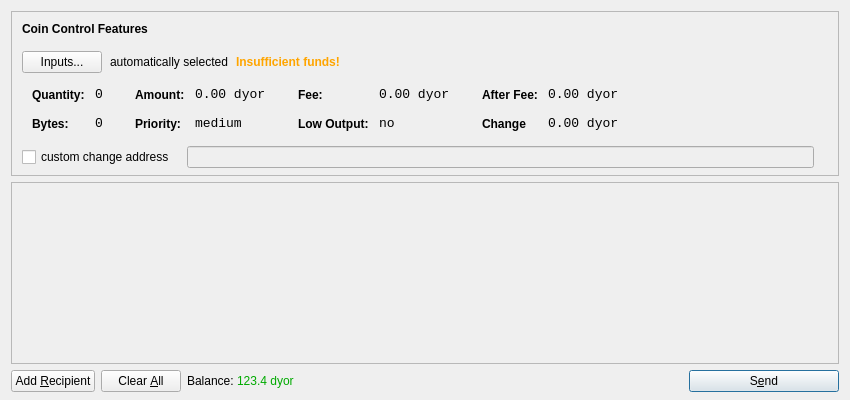
<?xml version="1.0" encoding="UTF-8"?>
<ui version="4.0">
 <class>SendCoinsDialog</class>
 <widget class="QDialog" name="SendCoinsDialog">
  <property name="geometry">
   <rect>
    <x>0</x>
    <y>0</y>
    <width>850</width>
    <height>400</height>
   </rect>
  </property>
  <property name="windowTitle">
   <string>Send Coins</string>
  </property>
  <property name="styleSheet">
   <string notr="true"/>
  </property>
  <layout class="QVBoxLayout" name="verticalLayout" stretch="0,1,0">
   <property name="bottomMargin">
    <number>8</number>
   </property>
   <item>
    <widget class="QFrame" name="frameCoinControl">
     <property name="sizePolicy">
      <sizepolicy hsizetype="Expanding" vsizetype="Expanding">
       <horstretch>0</horstretch>
       <verstretch>0</verstretch>
      </sizepolicy>
     </property>
     <property name="maximumSize">
      <size>
       <width>16777215</width>
       <height>16777215</height>
      </size>
     </property>
     <property name="frameShape">
      <enum>QFrame::StyledPanel</enum>
     </property>
     <property name="frameShadow">
      <enum>QFrame::Sunken</enum>
     </property>
     <layout class="QVBoxLayout" name="verticalLayoutCoinControl2">
      <property name="spacing">
       <number>6</number>
      </property>
      <property name="leftMargin">
       <number>0</number>
      </property>
      <property name="topMargin">
       <number>0</number>
      </property>
      <property name="rightMargin">
       <number>0</number>
      </property>
      <property name="bottomMargin">
       <number>6</number>
      </property>
      <item>
       <layout class="QVBoxLayout" name="verticalLayoutCoinControl" stretch="0,0,0,0,1">
        <property name="spacing">
         <number>0</number>
        </property>
        <property name="leftMargin">
         <number>10</number>
        </property>
        <property name="topMargin">
         <number>10</number>
        </property>
        <item>
         <layout class="QHBoxLayout" name="horizontalLayoutCoinControl1">
          <property name="bottomMargin">
           <number>15</number>
          </property>
          <item>
           <widget class="QLabel" name="labelCoinControlFeatures">
            <property name="sizePolicy">
             <sizepolicy hsizetype="Preferred" vsizetype="Maximum">
              <horstretch>0</horstretch>
              <verstretch>0</verstretch>
             </sizepolicy>
            </property>
            <property name="font">
             <font>
              <weight>75</weight>
              <bold>true</bold>
             </font>
            </property>
            <property name="styleSheet">
             <string notr="true">font-weight:bold;</string>
            </property>
            <property name="text">
             <string>Coin Control Features</string>
            </property>
           </widget>
          </item>
         </layout>
        </item>
        <item>
         <layout class="QHBoxLayout" name="horizontalLayoutCoinControl2" stretch="0,0,0,0">
          <property name="spacing">
           <number>8</number>
          </property>
          <property name="bottomMargin">
           <number>10</number>
          </property>
          <item>
           <widget class="QPushButton" name="pushButtonCoinControl">
            <property name="styleSheet">
             <string notr="true"/>
            </property>
            <property name="text">
             <string>Inputs...</string>
            </property>
           </widget>
          </item>
          <item>
           <widget class="QLabel" name="labelCoinControlAutomaticallySelected">
            <property name="text">
             <string>automatically selected</string>
            </property>
            <property name="margin">
             <number>5</number>
            </property>
           </widget>
          </item>
          <item>
           <widget class="QLabel" name="labelCoinControlInsuffFunds">
            <property name="font">
             <font>
              <weight>75</weight>
              <bold>true</bold>
             </font>
            </property>
            <property name="styleSheet">
             <string notr="true">color:orange;font-weight:bold;</string>
            </property>
            <property name="text">
             <string>Insufficient funds!</string>
            </property>
            <property name="margin">
             <number>5</number>
            </property>
           </widget>
          </item>
          <item>
           <spacer name="horizontalSpacerCoinControl">
            <property name="orientation">
             <enum>Qt::Horizontal</enum>
            </property>
            <property name="sizeHint" stdset="0">
             <size>
              <width>40</width>
              <height>1</height>
             </size>
            </property>
           </spacer>
          </item>
         </layout>
        </item>
        <item>
         <widget class="QWidget" name="widgetCoinControl" native="true">
          <property name="sizePolicy">
           <sizepolicy hsizetype="Preferred" vsizetype="Preferred">
            <horstretch>0</horstretch>
            <verstretch>0</verstretch>
           </sizepolicy>
          </property>
          <property name="minimumSize">
           <size>
            <width>0</width>
            <height>0</height>
           </size>
          </property>
          <property name="styleSheet">
           <string notr="true"/>
          </property>
          <layout class="QHBoxLayout" name="horizontalLayoutCoinControl5">
           <property name="leftMargin">
            <number>0</number>
           </property>
           <property name="topMargin">
            <number>0</number>
           </property>
           <property name="rightMargin">
            <number>0</number>
           </property>
           <property name="bottomMargin">
            <number>0</number>
           </property>
           <item>
            <layout class="QHBoxLayout" name="horizontalLayoutCoinControl3" stretch="0,0,0,1">
             <property name="spacing">
              <number>20</number>
             </property>
             <property name="topMargin">
              <number>0</number>
             </property>
             <property name="bottomMargin">
              <number>10</number>
             </property>
             <item>
              <layout class="QFormLayout" name="formLayoutCoinControl1">
               <property name="horizontalSpacing">
                <number>10</number>
               </property>
               <property name="verticalSpacing">
                <number>14</number>
               </property>
               <property name="leftMargin">
                <number>10</number>
               </property>
               <property name="topMargin">
                <number>4</number>
               </property>
               <property name="rightMargin">
                <number>6</number>
               </property>
               <item row="0" column="0">
                <widget class="QLabel" name="labelCoinControlQuantityText">
                 <property name="styleSheet">
                  <string notr="true">font-weight:bold;</string>
                 </property>
                 <property name="text">
                  <string>Quantity:</string>
                 </property>
                 <property name="margin">
                  <number>0</number>
                 </property>
                </widget>
               </item>
               <item row="0" column="1">
                <widget class="QLabel" name="labelCoinControlQuantity">
                 <property name="font">
                  <font>
                   <family>Monospace</family>
                   <pointsize>10</pointsize>
                  </font>
                 </property>
                 <property name="cursor">
                  <cursorShape>IBeamCursor</cursorShape>
                 </property>
                 <property name="contextMenuPolicy">
                  <enum>Qt::ActionsContextMenu</enum>
                 </property>
                 <property name="text">
                  <string>0</string>
                 </property>
                 <property name="margin">
                  <number>0</number>
                 </property>
                 <property name="textInteractionFlags">
                  <set>Qt::LinksAccessibleByMouse|Qt::TextSelectableByKeyboard|Qt::TextSelectableByMouse</set>
                 </property>
                </widget>
               </item>
               <item row="1" column="0">
                <widget class="QLabel" name="labelCoinControlBytesText">
                 <property name="styleSheet">
                  <string notr="true">font-weight:bold;</string>
                 </property>
                 <property name="text">
                  <string>Bytes:</string>
                 </property>
                </widget>
               </item>
               <item row="1" column="1">
                <widget class="QLabel" name="labelCoinControlBytes">
                 <property name="font">
                  <font>
                   <family>Monospace</family>
                   <pointsize>10</pointsize>
                  </font>
                 </property>
                 <property name="cursor">
                  <cursorShape>IBeamCursor</cursorShape>
                 </property>
                 <property name="contextMenuPolicy">
                  <enum>Qt::ActionsContextMenu</enum>
                 </property>
                 <property name="text">
                  <string>0</string>
                 </property>
                 <property name="textInteractionFlags">
                  <set>Qt::LinksAccessibleByMouse|Qt::TextSelectableByKeyboard|Qt::TextSelectableByMouse</set>
                 </property>
                </widget>
               </item>
              </layout>
             </item>
             <item>
              <layout class="QFormLayout" name="formLayoutCoinControl2">
               <property name="horizontalSpacing">
                <number>10</number>
               </property>
               <property name="verticalSpacing">
                <number>14</number>
               </property>
               <property name="leftMargin">
                <number>6</number>
               </property>
               <property name="topMargin">
                <number>4</number>
               </property>
               <property name="rightMargin">
                <number>6</number>
               </property>
               <item row="0" column="0">
                <widget class="QLabel" name="labelCoinControlAmountText">
                 <property name="styleSheet">
                  <string notr="true">font-weight:bold;</string>
                 </property>
                 <property name="text">
                  <string>Amount:</string>
                 </property>
                 <property name="margin">
                  <number>0</number>
                 </property>
                </widget>
               </item>
               <item row="0" column="1">
                <widget class="QLabel" name="labelCoinControlAmount">
                 <property name="font">
                  <font>
                   <family>Monospace</family>
                   <pointsize>10</pointsize>
                  </font>
                 </property>
                 <property name="cursor">
                  <cursorShape>IBeamCursor</cursorShape>
                 </property>
                 <property name="contextMenuPolicy">
                  <enum>Qt::ActionsContextMenu</enum>
                 </property>
                 <property name="text">
                  <string>0.00 dyor</string>
                 </property>
                 <property name="textInteractionFlags">
                  <set>Qt::LinksAccessibleByMouse|Qt::TextSelectableByKeyboard|Qt::TextSelectableByMouse</set>
                 </property>
                </widget>
               </item>
               <item row="1" column="0">
                <widget class="QLabel" name="labelCoinControlPriorityText">
                 <property name="styleSheet">
                  <string notr="true">font-weight:bold;</string>
                 </property>
                 <property name="text">
                  <string>Priority:</string>
                 </property>
                </widget>
               </item>
               <item row="1" column="1">
                <widget class="QLabel" name="labelCoinControlPriority">
                 <property name="font">
                  <font>
                   <family>Monospace</family>
                   <pointsize>10</pointsize>
                  </font>
                 </property>
                 <property name="cursor">
                  <cursorShape>IBeamCursor</cursorShape>
                 </property>
                 <property name="contextMenuPolicy">
                  <enum>Qt::ActionsContextMenu</enum>
                 </property>
                 <property name="text">
                  <string>medium</string>
                 </property>
                 <property name="textInteractionFlags">
                  <set>Qt::LinksAccessibleByMouse|Qt::TextSelectableByKeyboard|Qt::TextSelectableByMouse</set>
                 </property>
                </widget>
               </item>
              </layout>
             </item>
             <item>
              <layout class="QFormLayout" name="formLayoutCoinControl3">
               <property name="horizontalSpacing">
                <number>10</number>
               </property>
               <property name="verticalSpacing">
                <number>14</number>
               </property>
               <property name="leftMargin">
                <number>6</number>
               </property>
               <property name="topMargin">
                <number>4</number>
               </property>
               <property name="rightMargin">
                <number>6</number>
               </property>
               <item row="0" column="0">
                <widget class="QLabel" name="labelCoinControlFeeText">
                 <property name="styleSheet">
                  <string notr="true">font-weight:bold;</string>
                 </property>
                 <property name="text">
                  <string>Fee:</string>
                 </property>
                 <property name="margin">
                  <number>0</number>
                 </property>
                </widget>
               </item>
               <item row="0" column="1">
                <widget class="QLabel" name="labelCoinControlFee">
                 <property name="font">
                  <font>
                   <family>Monospace</family>
                   <pointsize>10</pointsize>
                  </font>
                 </property>
                 <property name="cursor">
                  <cursorShape>IBeamCursor</cursorShape>
                 </property>
                 <property name="contextMenuPolicy">
                  <enum>Qt::ActionsContextMenu</enum>
                 </property>
                 <property name="text">
                  <string>0.00 dyor</string>
                 </property>
                 <property name="textInteractionFlags">
                  <set>Qt::LinksAccessibleByMouse|Qt::TextSelectableByKeyboard|Qt::TextSelectableByMouse</set>
                 </property>
                </widget>
               </item>
               <item row="1" column="0">
                <widget class="QLabel" name="labelCoinControlLowOutputText">
                 <property name="styleSheet">
                  <string notr="true">font-weight:bold;</string>
                 </property>
                 <property name="text">
                  <string>Low Output:</string>
                 </property>
                </widget>
               </item>
               <item row="1" column="1">
                <widget class="QLabel" name="labelCoinControlLowOutput">
                 <property name="font">
                  <font>
                   <family>Monospace</family>
                   <pointsize>10</pointsize>
                  </font>
                 </property>
                 <property name="cursor">
                  <cursorShape>IBeamCursor</cursorShape>
                 </property>
                 <property name="contextMenuPolicy">
                  <enum>Qt::ActionsContextMenu</enum>
                 </property>
                 <property name="text">
                  <string>no</string>
                 </property>
                 <property name="textInteractionFlags">
                  <set>Qt::LinksAccessibleByMouse|Qt::TextSelectableByKeyboard|Qt::TextSelectableByMouse</set>
                 </property>
                </widget>
               </item>
              </layout>
             </item>
             <item>
              <layout class="QFormLayout" name="formLayoutCoinControl4">
               <property name="horizontalSpacing">
                <number>10</number>
               </property>
               <property name="verticalSpacing">
                <number>14</number>
               </property>
               <property name="leftMargin">
                <number>6</number>
               </property>
               <property name="topMargin">
                <number>4</number>
               </property>
               <property name="rightMargin">
                <number>6</number>
               </property>
               <item row="0" column="0">
                <widget class="QLabel" name="labelCoinControlAfterFeeText">
                 <property name="styleSheet">
                  <string notr="true">font-weight:bold;</string>
                 </property>
                 <property name="text">
                  <string>After Fee:</string>
                 </property>
                 <property name="margin">
                  <number>0</number>
                 </property>
                </widget>
               </item>
               <item row="0" column="1">
                <widget class="QLabel" name="labelCoinControlAfterFee">
                 <property name="font">
                  <font>
                   <family>Monospace</family>
                   <pointsize>10</pointsize>
                  </font>
                 </property>
                 <property name="cursor">
                  <cursorShape>IBeamCursor</cursorShape>
                 </property>
                 <property name="contextMenuPolicy">
                  <enum>Qt::ActionsContextMenu</enum>
                 </property>
                 <property name="text">
                  <string>0.00 dyor</string>
                 </property>
                 <property name="textInteractionFlags">
                  <set>Qt::LinksAccessibleByMouse|Qt::TextSelectableByKeyboard|Qt::TextSelectableByMouse</set>
                 </property>
                </widget>
               </item>
               <item row="1" column="0">
                <widget class="QLabel" name="labelCoinControlChangeText">
                 <property name="styleSheet">
                  <string notr="true">font-weight:bold;</string>
                 </property>
                 <property name="text">
                  <string>Change</string>
                 </property>
                </widget>
               </item>
               <item row="1" column="1">
                <widget class="QLabel" name="labelCoinControlChange">
                 <property name="font">
                  <font>
                   <family>Monospace</family>
                   <pointsize>10</pointsize>
                  </font>
                 </property>
                 <property name="cursor">
                  <cursorShape>IBeamCursor</cursorShape>
                 </property>
                 <property name="contextMenuPolicy">
                  <enum>Qt::ActionsContextMenu</enum>
                 </property>
                 <property name="text">
                  <string>0.00 dyor</string>
                 </property>
                 <property name="textInteractionFlags">
                  <set>Qt::LinksAccessibleByMouse|Qt::TextSelectableByKeyboard|Qt::TextSelectableByMouse</set>
                 </property>
                </widget>
               </item>
              </layout>
             </item>
            </layout>
           </item>
          </layout>
         </widget>
        </item>
        <item>
         <layout class="QHBoxLayout" name="horizontalLayoutCoinControl4" stretch="0,0,0">
          <property name="spacing">
           <number>12</number>
          </property>
          <property name="sizeConstraint">
           <enum>QLayout::SetDefaultConstraint</enum>
          </property>
          <property name="topMargin">
           <number>5</number>
          </property>
          <property name="rightMargin">
           <number>5</number>
          </property>
          <item>
           <widget class="QCheckBox" name="checkBoxCoinControlChange">
            <property name="text">
             <string>custom change address</string>
            </property>
           </widget>
          </item>
          <item>
           <widget class="QLineEdit" name="lineEditCoinControlChange">
            <property name="enabled">
             <bool>false</bool>
            </property>
            <property name="sizePolicy">
             <sizepolicy hsizetype="Expanding" vsizetype="Fixed">
              <horstretch>0</horstretch>
              <verstretch>0</verstretch>
             </sizepolicy>
            </property>
            <property name="styleSheet">
             <string notr="true"/>
            </property>
           </widget>
          </item>
          <item>
           <widget class="QLabel" name="labelCoinControlChangeLabel">
            <property name="sizePolicy">
             <sizepolicy hsizetype="Preferred" vsizetype="Expanding">
              <horstretch>0</horstretch>
              <verstretch>0</verstretch>
             </sizepolicy>
            </property>
            <property name="minimumSize">
             <size>
              <width>0</width>
              <height>0</height>
             </size>
            </property>
            <property name="text">
             <string/>
            </property>
            <property name="margin">
             <number>3</number>
            </property>
           </widget>
          </item>
         </layout>
        </item>
        <item>
         <spacer name="verticalSpacerCoinControl">
          <property name="orientation">
           <enum>Qt::Vertical</enum>
          </property>
          <property name="sizeHint" stdset="0">
           <size>
            <width>800</width>
            <height>1</height>
           </size>
          </property>
         </spacer>
        </item>
       </layout>
      </item>
     </layout>
    </widget>
   </item>
   <item>
    <widget class="QScrollArea" name="scrollArea">
     <property name="widgetResizable">
      <bool>true</bool>
     </property>
     <widget class="QWidget" name="scrollAreaWidgetContents">
      <property name="geometry">
       <rect>
        <x>0</x>
        <y>0</y>
        <width>828</width>
        <height>162</height>
       </rect>
      </property>
      <layout class="QVBoxLayout" name="verticalLayout_2">
       <property name="leftMargin">
        <number>0</number>
       </property>
       <property name="topMargin">
        <number>0</number>
       </property>
       <property name="rightMargin">
        <number>0</number>
       </property>
       <property name="bottomMargin">
        <number>0</number>
       </property>
       <item>
        <layout class="QVBoxLayout" name="entries">
         <property name="spacing">
          <number>6</number>
         </property>
        </layout>
       </item>
       <item>
        <spacer name="verticalSpacer">
         <property name="orientation">
          <enum>Qt::Vertical</enum>
         </property>
         <property name="sizeHint" stdset="0">
          <size>
           <width>20</width>
           <height>40</height>
          </size>
         </property>
        </spacer>
       </item>
      </layout>
     </widget>
    </widget>
   </item>
   <item>
    <layout class="QHBoxLayout" name="horizontalLayout">
     <item>
      <widget class="QPushButton" name="addButton">
       <property name="toolTip">
        <string>Send to multiple recipients at once</string>
       </property>
       <property name="styleSheet">
        <string notr="true"/>
       </property>
       <property name="text">
        <string>Add &amp;Recipient</string>
       </property>
       <property name="icon">
        <iconset resource="../bitcoin.qrc">
         <normaloff>:/icons/add</normaloff>:/icons/add</iconset>
       </property>
       <property name="autoDefault">
        <bool>false</bool>
       </property>
      </widget>
     </item>
     <item>
      <widget class="QPushButton" name="clearButton">
       <property name="sizePolicy">
        <sizepolicy hsizetype="Minimum" vsizetype="Fixed">
         <horstretch>0</horstretch>
         <verstretch>0</verstretch>
        </sizepolicy>
       </property>
       <property name="toolTip">
        <string>Remove all transaction fields</string>
       </property>
       <property name="styleSheet">
        <string notr="true"/>
       </property>
       <property name="text">
        <string>Clear &amp;All</string>
       </property>
       <property name="icon">
        <iconset resource="../bitcoin.qrc">
         <normaloff>:/icons/remove</normaloff>:/icons/remove</iconset>
       </property>
       <property name="autoRepeatDelay">
        <number>300</number>
       </property>
       <property name="autoDefault">
        <bool>false</bool>
       </property>
      </widget>
     </item>
     <item>
      <layout class="QHBoxLayout" name="horizontalLayout_2">
       <property name="spacing">
        <number>3</number>
       </property>
       <item>
        <widget class="QLabel" name="label">
         <property name="sizePolicy">
          <sizepolicy hsizetype="Preferred" vsizetype="Fixed">
           <horstretch>0</horstretch>
           <verstretch>0</verstretch>
          </sizepolicy>
         </property>
         <property name="text">
          <string>Balance:</string>
         </property>
        </widget>
       </item>
       <item>
        <widget class="QLabel" name="labelBalance">
         <property name="sizePolicy">
          <sizepolicy hsizetype="Preferred" vsizetype="Fixed">
           <horstretch>0</horstretch>
           <verstretch>0</verstretch>
          </sizepolicy>
         </property>
         <property name="cursor">
          <cursorShape>IBeamCursor</cursorShape>
         </property>
         <property name="styleSheet">
          <string notr="true">color: rgb(0, 170, 0);</string>
         </property>
         <property name="text">
          <string>123.4 dyor</string>
         </property>
         <property name="textInteractionFlags">
          <set>Qt::LinksAccessibleByMouse|Qt::TextSelectableByKeyboard|Qt::TextSelectableByMouse</set>
         </property>
        </widget>
       </item>
      </layout>
     </item>
     <item>
      <spacer name="horizontalSpacer">
       <property name="orientation">
        <enum>Qt::Horizontal</enum>
       </property>
       <property name="sizeHint" stdset="0">
        <size>
         <width>40</width>
         <height>20</height>
        </size>
       </property>
      </spacer>
     </item>
     <item>
      <widget class="QPushButton" name="sendButton">
       <property name="minimumSize">
        <size>
         <width>150</width>
         <height>0</height>
        </size>
       </property>
       <property name="toolTip">
        <string>Confirm the send action</string>
       </property>
       <property name="styleSheet">
        <string notr="true"/>
       </property>
       <property name="text">
        <string>S&amp;end</string>
       </property>
       <property name="icon">
        <iconset resource="../bitcoin.qrc">
         <normaloff>:/icons/send</normaloff>:/icons/send</iconset>
       </property>
       <property name="default">
        <bool>true</bool>
       </property>
      </widget>
     </item>
    </layout>
   </item>
  </layout>
 </widget>
 <resources>
  <include location="../bitcoin.qrc"/>
 </resources>
 <connections/>
</ui>
